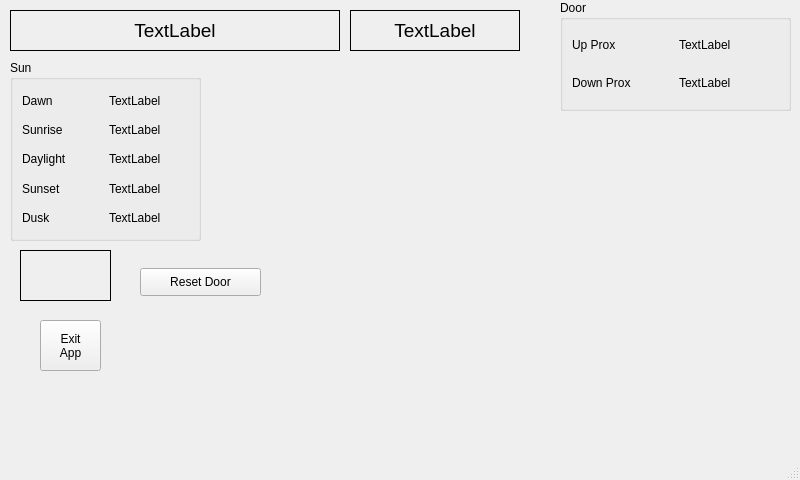
<?xml version="1.0" encoding="UTF-8"?>
<ui version="4.0">
 <class>MainWindow</class>
 <widget class="QMainWindow" name="MainWindow">
  <property name="geometry">
   <rect>
    <x>0</x>
    <y>0</y>
    <width>800</width>
    <height>480</height>
   </rect>
  </property>
  <property name="sizePolicy">
   <sizepolicy hsizetype="Fixed" vsizetype="Fixed">
    <horstretch>0</horstretch>
    <verstretch>0</verstretch>
   </sizepolicy>
  </property>
  <property name="windowTitle">
   <string>MainWindow</string>
  </property>
  <widget class="QWidget" name="centralwidget">
   <widget class="QPushButton" name="doorResetBtn">
    <property name="geometry">
     <rect>
      <x>140</x>
      <y>268</y>
      <width>121</width>
      <height>28</height>
     </rect>
    </property>
    <property name="text">
     <string>Reset Door</string>
    </property>
   </widget>
   <widget class="QLabel" name="transitTimeLbl">
    <property name="geometry">
     <rect>
      <x>20</x>
      <y>250</y>
      <width>91</width>
      <height>51</height>
     </rect>
    </property>
    <property name="frameShape">
     <enum>QFrame::Box</enum>
    </property>
    <property name="text">
     <string/>
    </property>
    <property name="alignment">
     <set>Qt::AlignCenter</set>
    </property>
   </widget>
   <widget class="QGroupBox" name="groupBox">
    <property name="geometry">
     <rect>
      <x>560</x>
      <y>0</y>
      <width>231</width>
      <height>111</height>
     </rect>
    </property>
    <property name="title">
     <string>Door</string>
    </property>
    <layout class="QGridLayout" name="gridLayout">
     <item row="0" column="0">
      <widget class="QLabel" name="label">
       <property name="text">
        <string>Up Prox</string>
       </property>
      </widget>
     </item>
     <item row="0" column="1">
      <widget class="QLabel" name="upProxLbl">
       <property name="text">
        <string>TextLabel</string>
       </property>
      </widget>
     </item>
     <item row="1" column="0">
      <widget class="QLabel" name="label_3">
       <property name="text">
        <string>Down Prox</string>
       </property>
      </widget>
     </item>
     <item row="1" column="1">
      <widget class="QLabel" name="downProxLbl">
       <property name="text">
        <string>TextLabel</string>
       </property>
      </widget>
     </item>
    </layout>
   </widget>
   <widget class="QGroupBox" name="groupBox_2">
    <property name="geometry">
     <rect>
      <x>10</x>
      <y>60</y>
      <width>191</width>
      <height>181</height>
     </rect>
    </property>
    <property name="title">
     <string>Sun</string>
    </property>
    <layout class="QGridLayout" name="gridLayout_2">
     <item row="0" column="0">
      <widget class="QLabel" name="label_2">
       <property name="text">
        <string>Dawn</string>
       </property>
      </widget>
     </item>
     <item row="0" column="1">
      <widget class="QLabel" name="dawnLbl">
       <property name="text">
        <string>TextLabel</string>
       </property>
      </widget>
     </item>
     <item row="1" column="0">
      <widget class="QLabel" name="label_4">
       <property name="text">
        <string>Sunrise</string>
       </property>
      </widget>
     </item>
     <item row="1" column="1">
      <widget class="QLabel" name="sunriseLbl">
       <property name="text">
        <string>TextLabel</string>
       </property>
      </widget>
     </item>
     <item row="2" column="0">
      <widget class="QLabel" name="label_5">
       <property name="text">
        <string>Daylight</string>
       </property>
      </widget>
     </item>
     <item row="2" column="1">
      <widget class="QLabel" name="daylightLbl">
       <property name="text">
        <string>TextLabel</string>
       </property>
      </widget>
     </item>
     <item row="3" column="0">
      <widget class="QLabel" name="label_6">
       <property name="text">
        <string>Sunset</string>
       </property>
      </widget>
     </item>
     <item row="3" column="1">
      <widget class="QLabel" name="sunsetLbl">
       <property name="text">
        <string>TextLabel</string>
       </property>
      </widget>
     </item>
     <item row="4" column="0">
      <widget class="QLabel" name="label_11">
       <property name="text">
        <string>Dusk</string>
       </property>
      </widget>
     </item>
     <item row="4" column="1">
      <widget class="QLabel" name="duskLbl">
       <property name="text">
        <string>TextLabel</string>
       </property>
      </widget>
     </item>
    </layout>
   </widget>
   <widget class="QPushButton" name="exitAppPb">
    <property name="geometry">
     <rect>
      <x>40</x>
      <y>320</y>
      <width>61</width>
      <height>51</height>
     </rect>
    </property>
    <property name="text">
     <string>Exit
App</string>
    </property>
   </widget>
   <widget class="QLabel" name="clockLbl">
    <property name="geometry">
     <rect>
      <x>350</x>
      <y>10</y>
      <width>170</width>
      <height>41</height>
     </rect>
    </property>
    <property name="font">
     <font>
      <pointsize>14</pointsize>
     </font>
    </property>
    <property name="frameShape">
     <enum>QFrame::Box</enum>
    </property>
    <property name="text">
     <string>TextLabel</string>
    </property>
    <property name="alignment">
     <set>Qt::AlignCenter</set>
    </property>
   </widget>
   <widget class="QLabel" name="dateLbl">
    <property name="geometry">
     <rect>
      <x>10</x>
      <y>10</y>
      <width>330</width>
      <height>41</height>
     </rect>
    </property>
    <property name="font">
     <font>
      <pointsize>14</pointsize>
     </font>
    </property>
    <property name="frameShape">
     <enum>QFrame::Box</enum>
    </property>
    <property name="text">
     <string>TextLabel</string>
    </property>
    <property name="alignment">
     <set>Qt::AlignCenter</set>
    </property>
   </widget>
  </widget>
  <widget class="QMenuBar" name="menubar">
   <property name="geometry">
    <rect>
     <x>0</x>
     <y>0</y>
     <width>800</width>
     <height>25</height>
    </rect>
   </property>
  </widget>
  <widget class="QStatusBar" name="statusbar"/>
 </widget>
 <resources/>
 <connections/>
</ui>
